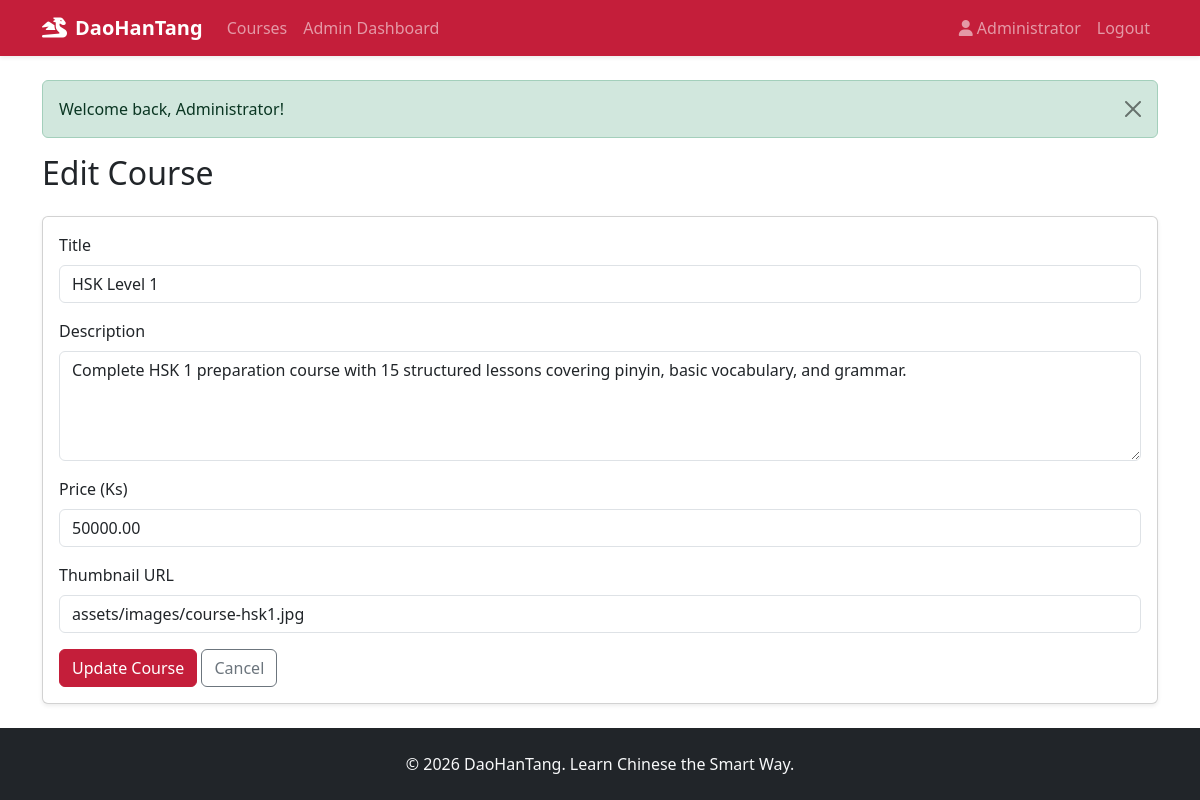
The page /admin/courses/edit?id=1 (signed in) on the database its author committed.
### tables this page shows
CREATE TABLE courses (
    id INT UNSIGNED AUTO_INCREMENT PRIMARY KEY,
    title VARCHAR(200) NOT NULL,
    description TEXT,
    price DECIMAL(10, 2) NOT NULL DEFAULT 0.00,
    thumbnail VARCHAR(255) DEFAULT NULL,
    created_at TIMESTAMP DEFAULT CURRENT_TIMESTAMP
);

### app/Core/Controller.php (called while the page is built, shortened)
<?php
class Controller
{
    protected function view(string $view, array $data = []): void
    {
        extract($data);
        $appConfig = require dirname(__DIR__, 2) . '/config/app.php';
        $viewPath = dirname(__DIR__) . '/Views/' . str_replace('.', '/', $view) . '.php';
        require dirname(__DIR__) . '/Views/layouts/header.php';
        require $viewPath;
        require dirname(__DIR__) . '/Views/layouts/footer.php';
    }
}

### app/Controllers/Admin/CourseController.php (called while the page is built, shortened)
<?php
class CourseController extends Controller
{
    public function editForm(): void
    {
        $id = (int) ($_GET['id'] ?? 0);
        $course = Course::find($id);
        $this->view('admin.courses.form', ['course' => $course]);
    }
}

### app/Core/Router.php (called while the page is built, shortened)
<?php
class Router
{
    private array $routes = [];
    public function get(string $path, array $handler): self
    {
        $this->routes['GET'][$this->normalize($path)] = $handler;
        return $this;
    }
    public function post(string $path, array $handler): self
    {
        $this->routes['POST'][$this->normalize($path)] = $handler;
        return $this;
    }
    public function dispatch(string $uri, string $method): void
    {
        $path = $this->normalize(parse_url($uri, PHP_URL_PATH) ?? '/');
        $method = strtoupper($method);
        $handler = $this->routes[$method][$path] ?? null;
        [$controllerClass, $action] = $handler;
        $controller = new $controllerClass();
        $controller->$action();
    }
    private function normalize(string $path): string
    {
        $base = rtrim(dirname($_SERVER['SCRIPT_NAME']), '/\\');
        if ($base !== '' && str_starts_with($path, $base)) {
            $path = substr($path, strlen($base));
        }
        $path = '/' . trim($path, '/');
        return $path === '/' ? '/' : rtrim($path, '/');
    }
}

### index.php (called while the page is built, shortened)
<?php
require __DIR__ . '/bootstrap.php';
$router = require __DIR__ . '/routes/web.php';
$router->dispatch($_SERVER['REQUEST_URI'], $_SERVER['REQUEST_METHOD']);

### bootstrap.php (called while the page is built, shortened)
<?php
spl_autoload_register(function (string $class): void {
    $prefix = 'App\\';
    $baseDir = __DIR__ . '/app/';
    $relative = substr($class, strlen($prefix));
    $file = $baseDir . str_replace('\\', '/', $relative) . '.php';
});
require __DIR__ . '/app/helpers.php';

### config/database.php (called while the page is built)
<?php
return [
    'host'     => 'localhost',
    'dbname'   => 'daohantang',
    'username' => 'root',
    'password' => '',
    'charset'  => 'utf8mb4',
];

### app/Core/Database.php (called while the page is built, shortened)
<?php
class Database
{
    private static ?PDO $instance = null;
    public static function getConnection(): PDO
    {
        if (self::$instance === null) {
            $config = require dirname(__DIR__, 2) . '/config/database.php';
            $dsn = sprintf(
                'mysql:host=%s;dbname=%s;charset=%s',
                $config['host'],
                $config['dbname'],
                $config['charset']
            );
            try {
                self::$instance = new PDO($dsn, $config['username'], $config['password'], [
                    PDO::ATTR_ERRMODE            => PDO::ERRMODE_EXCEPTION,
                    PDO::ATTR_DEFAULT_FETCH_MODE => PDO::FETCH_ASSOC,
                    PDO::ATTR_EMULATE_PREPARES   => false,
                ]);
            } catch (PDOException $e) {
                die('Database connection failed: ' . htmlspecialchars($e->getMessage()));
            }
        }
        return self::$instance;
    }
}

### app/Models/Course.php (called while the page is built, shortened)
<?php
class Course
{
    public static function find(int $id): ?array
    {
        $stmt = Database::getConnection()->prepare('SELECT * FROM courses WHERE id = ?');
        $stmt->execute([$id]);
        $row = $stmt->fetch();
        return $row ?: null;
    }
}

### app/helpers.php (called while the page is built, shortened)
<?php
function base_path(string $path = ''): string
{
    return dirname(__DIR__) . ($path ? '/' . ltrim($path, '/') : '');
}
function app_url(string $path = ''): string
{
    $config = require base_path('config/app.php');
    $base = rtrim($config['url'], '/');
    $path = ltrim($path, '/');
    return $path === '' ? $base . '/' : $base . '/' . $path;
}
function e(?string $value): string
{
    return htmlspecialchars($value ?? '', ENT_QUOTES, 'UTF-8');
}

### config/app.php (called while the page is built)
<?php
return [
    'name'    => 'DaoHanTang',
    'tagline' => 'Learn Chinese the Smart Way',
    'url'     => '/daohantang',
    'telegram' => '@DaoHanTangSupport',
];

### app/Views/admin/courses/form.php (the view, shortened to what this page needs)
<h2 class="mb-4"><?= $course ? 'Edit Course' : 'Create Course' ?></h2>
<div class="card shadow-sm">
    <div class="card-body">
        <form method="POST" action="<?= app_url($course ? 'admin/courses/update' : 'admin/courses/create') ?>">
            <div class="mb-3">
                <label class="form-label">Title</label>
                <input type="text" name="title" class="form-control" value="<?= e($course['title'] ?? '') ?>" required>
            </div>
            <div class="mb-3">
                <label class="form-label">Description</label>
                <textarea name="description" class="form-control" rows="4"><?= e($course['description'] ?? '') ?></textarea>
            </div>
            <div class="mb-3">
                <label class="form-label">Price (Ks)</label>
                <input type="number" name="price" class="form-control" step="1" min="0" value="<?= e((string) ($course['price'] ?? '0')) ?>" required>
            </div>
            <div class="mb-3">
                <label class="form-label">Thumbnail URL</label>
                <input type="text" name="thumbnail" class="form-control" value="<?= e($course['thumbnail'] ?? '') ?>" placeholder="assets/images/course.jpg">
            </div>
            <button type="submit" class="btn btn-primary"><?= $course ? 'Update' : 'Create' ?> Course</button>
            <a href="<?= app_url('admin/courses') ?>" class="btn btn-outline-secondary">Cancel</a>
        </form>
    </div>
</div>

### assets/css/style.css (style rules this page uses)
:root { --primary-color: #c41e3a; --primary-dark: #9a1830; }
.btn-primary { background-color: var(--primary-color); border-color: var(--primary-color); }
body { min-height: 100vh; display: flex; flex-direction: column; }

### rows shown on the page
courses: title "HSK Level 1", description "Complete HSK 1 preparation course with 15 structured lessons covering pinyin, basic vocabulary, and grammar.", price "50000.00", thumbnail "assets/images/course-hsk1.jpg"

### other values the page prints
$appConfig['name'] "DaoHanTang"
$currentUser['name'] "Administrator"
$flash['message'] "Welcome back, Administrator!"
